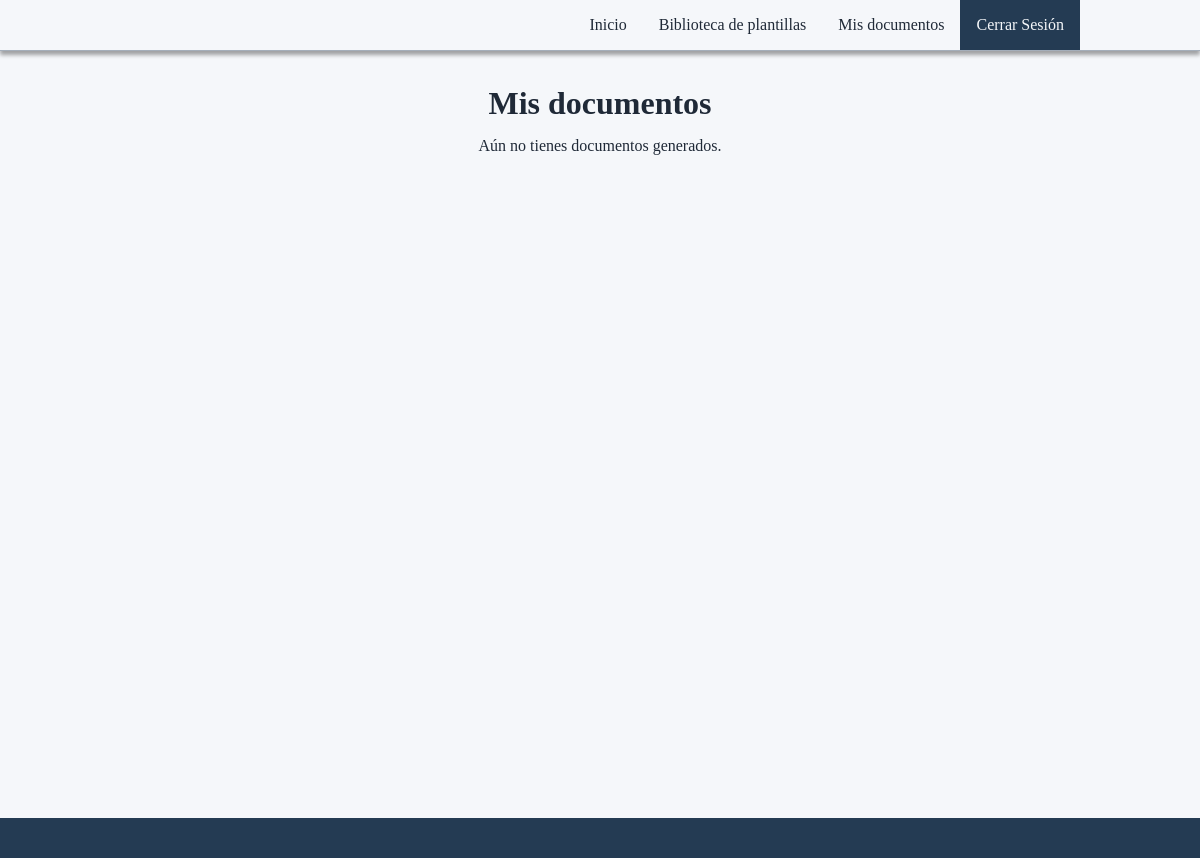
The app's page /docs/mis-documentos/ (signed in), older data.
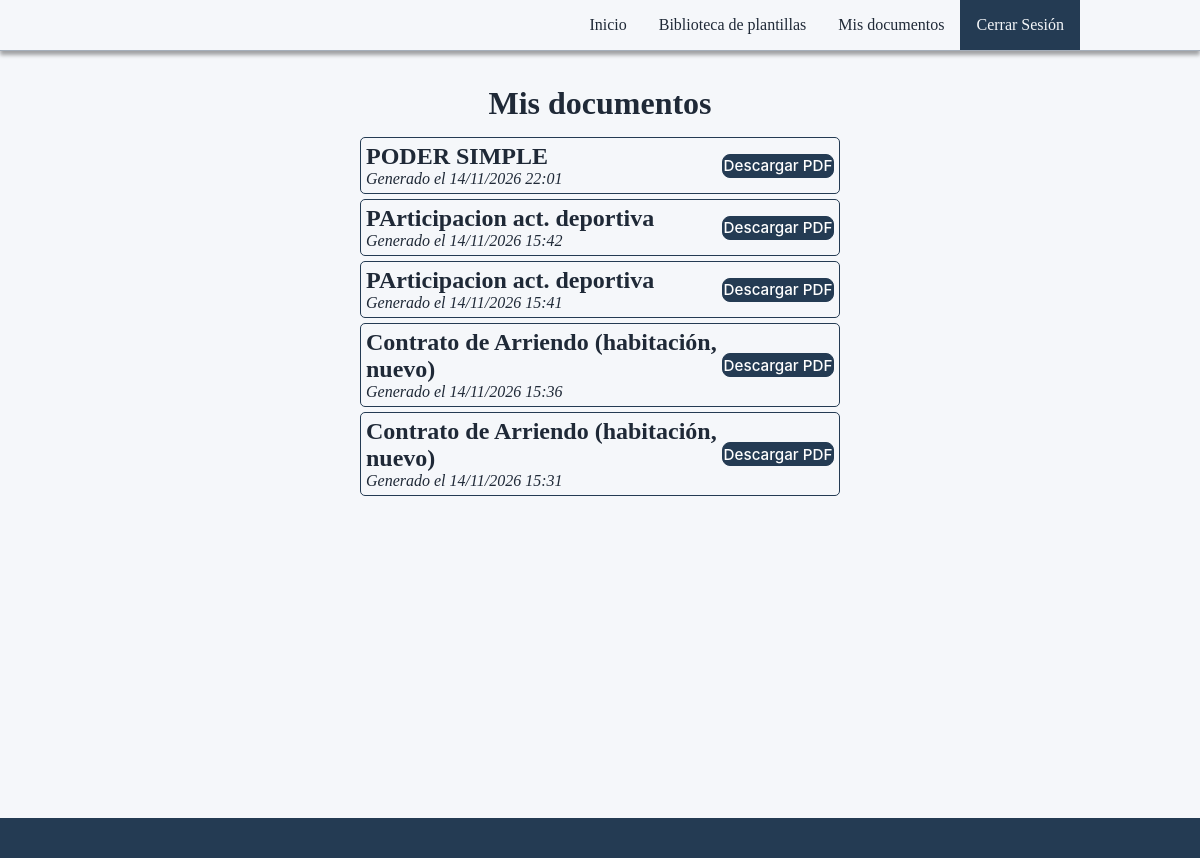
The same page, newer data.
### apps/documentos/models.py (models this page shows, shortened)
class Documento(models.Model):
    usuario = models.ForeignKey(
        settings.AUTH_USER_MODEL,
        on_delete=models.SET_NULL,
        null=True,
        blank=True,
        related_name='documentos_generados'
    )
    plantilla = models.ForeignKey(
        Plantilla,
        on_delete=models.PROTECT,
        related_name='documentos'
    )
    campos = models.JSONField(default=dict)
    fecha_creacion = models.DateTimeField(auto_now_add=True)

class Plantilla(models.Model):
    nombre = models.CharField(max_length=150)
    descripcion = models.TextField()
    archivo = models.FileField(upload_to='plantillas/')
    campos = models.JSONField(default=dict, null=True, blank=True)
    clausulas = models.JSONField(default=list, null=True, blank=True)
    validaciones = models.JSONField(default=list, null=True, blank=True)
    publicada = models.BooleanField(default=True)
    activa = models.BooleanField(default=True)
    version = models.PositiveIntegerField(default=1)
    plantilla_anterior = models.ForeignKey(
        'self',
        on_delete=models.PROTECT,
        null=True,
        blank=True,
        related_name='versiones'
    )
    autor = models.ForeignKey(
        settings.AUTH_USER_MODEL,
        on_delete=models.PROTECT,
        related_name='plantillas_creadas'
    )
    fecha_creacion = models.DateTimeField(auto_now_add=True)
    fecha_publicacion = models.DateTimeField(
        null=True,
        blank=True
    )
    categoria = models.ForeignKey(
        Categoria,
        on_delete=models.PROTECT,
        related_name='plantillas',
        null=True,
        blank=True
    )
    familia_id = models.UUIDField(
        default=uuid.uuid4,
        editable=False,
        db_index=True
    )

### apps/documentos/views/generacion.py (the view)
@login_required
def mis_documentos_view(request):
    documentos = request.user.documentos_generados.select_related(
        "plantilla"
    ).order_by("-fecha_creacion")
    return render(request, "../templates/mis_documentos.html", {
        "documentos": documentos
    })

### apps/documentos/templates/mis_documentos.html (shortened to what this page needs)
{% extends "base.html" %}
{%load static%}
{% block extra_css%}
<link  rel="stylesheet" href="{% static 'css/mis_documentos.css' %}">
{% endblock %}
{% block content %}
<h1 class="title">Mis documentos</h1>
{% if documentos %}
    <div class="documentos">
    {% for documento in documentos %}
        <div class="documento-container">
            <div class="left">
                <h2>{{ documento.plantilla.nombre }}</h2>
                <p class="" style="font-style: italic;">Generado el {{ documento.fecha_creacion|date:"d/m/Y H:i" }}</p>
            </div>
            <div class="right">
                <a
                    href="{% url 'documentos:descargar_documento_pdf' documento.id %}"
                    class="boton2"
                >
                    Descargar PDF
                </a>
            </div>
        </div>
    {% endfor %}
    </div>
{% else %}
    <p class="title">Aún no tienes documentos generados.</p>
{% endif %}
{% endblock %}

Row changes from the older to the newer data that the page shows:
added Documento: plantilla.nombre "PODER SIMPLE", fecha_creacion "14/11/2026 22:01"
added Documento: plantilla.nombre "PArticipacion act. deportiva", fecha_creacion "14/11/2026 15:42"
added Documento: plantilla.nombre "PArticipacion act. deportiva", fecha_creacion "14/11/2026 15:41"
added Documento: plantilla.nombre "Contrato de Arriendo (habitación, nuevo)", fecha_creacion "14/11/2026 15:36"
added Documento: plantilla.nombre "Contrato de Arriendo (habitación, nuevo)", fecha_creacion "14/11/2026 15:31"
Text that changed along with them:
text no longer shown: "Aún no tienes documentos generados."
